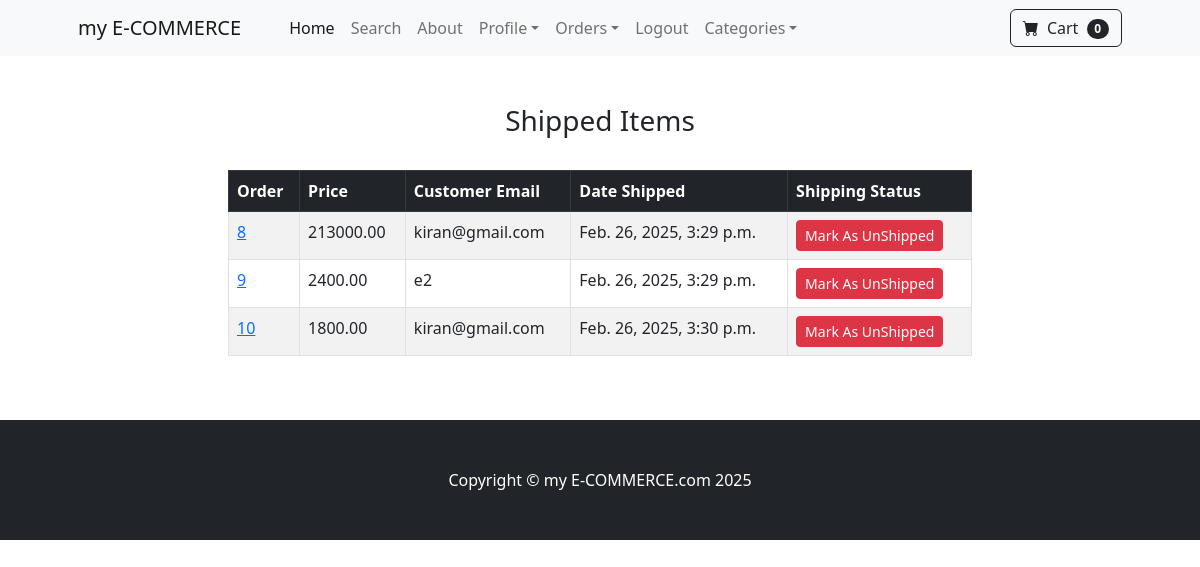
The page /payment/shipped_dash (signed in) on the database its author committed.
### payment/models.py (models this page shows, shortened)
class Order(models.Model):
    user = models.ForeignKey(User, on_delete=models.CASCADE, blank=True, null=True)
    full_name = models.CharField(max_length=200)
    email = models.CharField(max_length=200)
    shipping_address = models.TextField(max_length=20000)
    amount_paid = models.DecimalField(max_digits=10,decimal_places=2)
    date_ordered = models.DateTimeField(auto_now_add=True)
    shipped = models.BooleanField(default=False)
    date_shipped = models.DateTimeField(blank=True, null=True)

### payment/views.py (the view)
# urls.py: path("shipped_dash",views.shipped_dash, name='shipped_dash'),
def shipped_dash(request):
    if request.user.is_authenticated and request.user.is_superuser:
        orders = Order.objects.filter(shipped=True)
        if request.POST:
            num = request.POST['num']
            order = Order.objects.filter(id=num)
            order.update(shipped=False)
            messages.success(request,"Shipping Status Updated")
            return redirect('shipped_dash')
        return render(request, "payment/shipped_dash.html", {'orders':orders})
    else:
        messages.success(request,'Access Denied')
        return redirect('home')

### cart/cart.py (called while the page is built)
    def __len__(self):
        return len(self.cart)

### cart/context_processors.py (called while the page is built)
def cart(request):
	return {'cart': Cart(request)}

### payment/templates/payment/shipped_dash.html (shortened to what this page needs)
{% extends "base.html" %}
{% block content %}
<br>
<br>
<div class='container'>
   <div class='row'>
        <center>
            <div class='col-8'>
                <h3>Shipped Items</h3>
                <br/>
                <table class="table table-striped table-hover table-bordered ">
                    <thead class="table-dark">
                      <tr>
                        <th scope="col">Order</th>
                        <th scope="col">Price</th>
                        <th scope="col">Customer Email</th>
                        <th scope="col">Date Shipped</th>
                        <th scope="col">Shipping Status</th>
                      </tr>
                    </thead>
                    <tbody>
                      {% for item in orders  %}
                      <tr>
                        <td><a href="{% url "orders" item.id %}">{{ item.id }}</a></td>
                        <td>{{ item.amount_paid }}</td>
                        <td>{{ item.email }}</td>
                        <td>{{ item.date_shipped }}</td>
                        <td><form method="POST">
                            <button type="submit" class="btn btn-danger btn-sm">Mark As UnShipped</button>
                        </form></td>
                      </tr>
                      {% endfor %}
                    </tbody>
                  </table>
                 </div>
        </center>
        </div>
</div>
<br>
<br>
{% endblock %}

### rows shown on the page
Order: id "8", amount_paid "213000.00", email "kiran@gmail.com", date_shipped "Feb. 26, 2025, 3:29 p.m."
Order: id "9", amount_paid "2400.00", email "e2", date_shipped "Feb. 26, 2025, 3:29 p.m."
Order: id "10", amount_paid "1800.00", email "kiran@gmail.com", date_shipped "Feb. 26, 2025, 3:30 p.m."

### other values the page prints
{{ cart|length }} "0"
